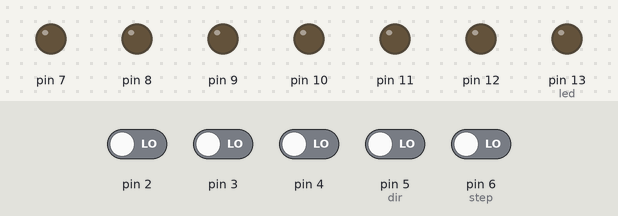
A sketch run on a simulated Arduino Uno, built with avr-gcc and run on an emulated ATmega328P. Parts: output pins drawn as LEDs (lit = HIGH). Inputs (shaded band) come from the test bench; at power-on: pin 2–4, pin 5 (dir), pin 6 (step) LOW.

Above: at 1.2 s.
1.3 s: pin 6 (step) driven HIGH
At 1.7 s:
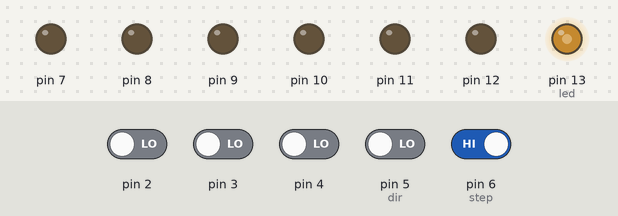
2.8 s: pin 2 driven HIGH
At 3.6 s:
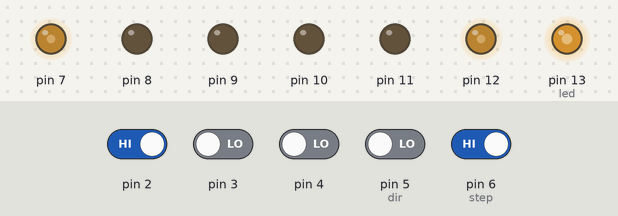
4.3 s: pin 3 driven HIGH
At 5.2 s:
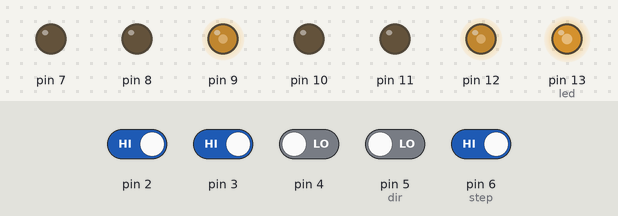
5.8 s: pin 4 driven HIGH
At 7.0 s:
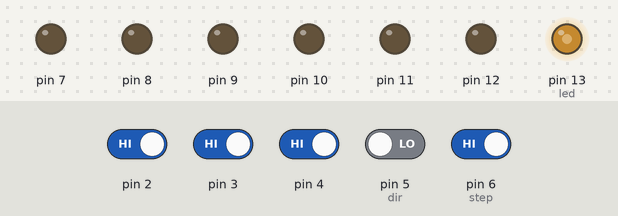
7.3 s: pin 5 (dir) driven HIGH
At 8.5 s:
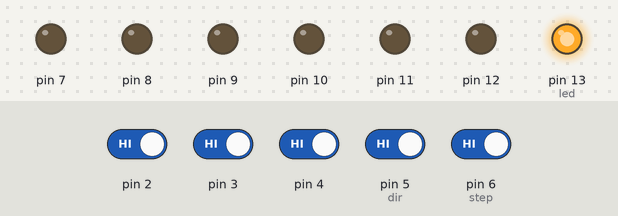
8.8 s: pin 2 driven LOW
At 9.5 s:
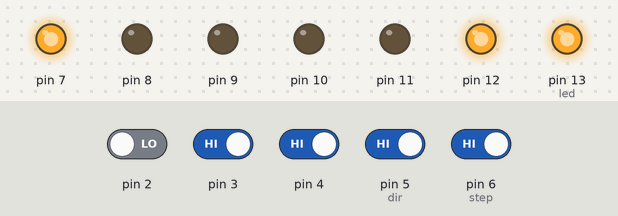
Timing chart, 0 to 11.3 s (numbered marks = the images above; inputs shaded):
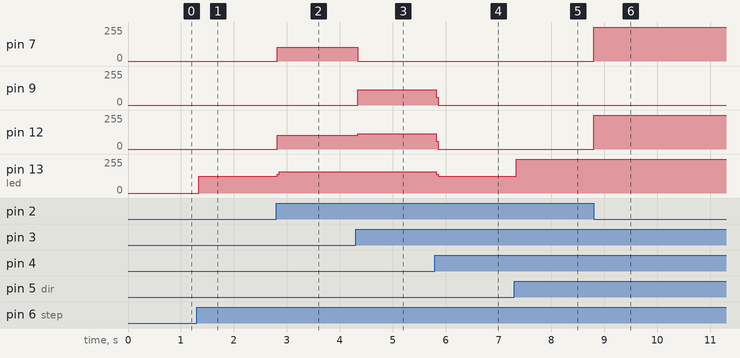

The sketch:

Brushless.ino
```cpp
void setup(){
  //phase
  pinMode(7, OUTPUT);//3
  pinMode(8, OUTPUT);

  pinMode(9, OUTPUT);
  pinMode(10, OUTPUT);

  pinMode(11, OUTPUT);
  pinMode(12, OUTPUT);//8
  //
  pinMode(13, OUTPUT);//led

  //hall
  pinMode(2, INPUT);
  pinMode(3, INPUT);
  pinMode(4, INPUT);


  pinMode(5, INPUT);//dir
  pinMode(6, INPUT);//step
}
int fwd(){
   while(1){
if (digitalRead(4)==1){
    if (digitalRead(3)==0){
      if (digitalRead(2)==1){
        digitalWrite(12,0);digitalWrite(11,0);digitalWrite(10,0);
        digitalWrite(9,1);digitalWrite(8,1);digitalWrite(7,0);}
      else {
        digitalWrite(12,1);digitalWrite(11,0);digitalWrite(10,0);
        digitalWrite(9,1);digitalWrite(8,0);digitalWrite(7,0);}}

     if (digitalRead(3)==1){
      if (digitalRead(2)==0){
        digitalWrite(12,1);digitalWrite(11,0);digitalWrite(10,0);
        digitalWrite(9,0);digitalWrite(8,0);digitalWrite(7,1);}}}


 if (digitalRead(4)==0){
    if (digitalRead(3)==1){
      if (digitalRead(2)==0){
        digitalWrite(12,0);digitalWrite(11,0);digitalWrite(10,1);
        digitalWrite(9,0);digitalWrite(8,0);digitalWrite(7,1);}
      else {
        digitalWrite(12,0);digitalWrite(11,1);digitalWrite(10,1);
        digitalWrite(9,0);digitalWrite(8,0);digitalWrite(7,0);}}

     if (digitalRead(3)==0){
      if (digitalRead(2)==1){
        digitalWrite(12,0);digitalWrite(11,1);digitalWrite(10,0);
        digitalWrite(9,0);digitalWrite(8,1);digitalWrite(7,0);}}}
   if (digitalRead(5)==0) break;}
}
 int bwd(){
   while(1){
if (digitalRead(4)==1){
    if (digitalRead(3)==0){
      if (digitalRead(2)==1){
        digitalWrite(12,0);digitalWrite(11,0);digitalWrite(10,1);
        digitalWrite(9,0);digitalWrite(8,0);digitalWrite(7,1);}
      else {
        digitalWrite(12,0);digitalWrite(11,1);digitalWrite(10,1);
        digitalWrite(9,0);digitalWrite(8,0);digitalWrite(7,0);}}

     if (digitalRead(3)==1){
      if (digitalRead(2)==0){
        digitalWrite(12,0);digitalWrite(11,1);digitalWrite(10,0);
        digitalWrite(9,0);digitalWrite(8,1);digitalWrite(7,0);}}}


 if (digitalRead(4)==0){
    if (digitalRead(3)==1){
      if (digitalRead(2)==0){
        digitalWrite(12,0);digitalWrite(11,0);digitalWrite(10,0);
        digitalWrite(9,1);digitalWrite(8,1);digitalWrite(7,0);}
      else {
        digitalWrite(12,1);digitalWrite(11,0);digitalWrite(10,0);
        digitalWrite(9,1);digitalWrite(8,0);digitalWrite(7,0);}}

     if (digitalRead(3)==0){
      if (digitalRead(2)==1){
        digitalWrite(12,1);digitalWrite(11,0);digitalWrite(10,0);
        digitalWrite(9,0);digitalWrite(8,0);digitalWrite(7,1);}}}
   if (digitalRead(5)==0) break;}
}

void loop(){
  digitalWrite(13, LOW);
  digitalWrite(12,0);digitalWrite(11,0);digitalWrite(10,0);
  digitalWrite(9,0);digitalWrite(8,0);digitalWrite(7,0);
  if(digitalRead(6)==1){
  if (digitalRead(5)==0) {digitalWrite(13, HIGH);bwd();}
  if (digitalRead(5)==1) {digitalWrite(13, HIGH);fwd();}
  }
}
```

Measured:
- after the input at 1.3 s, pin 13 (led): 0/255 → 126/255 at once
- after the input at 2.8 s, pin 7, pin 12: 0/255 → 104/255 at once; pin 13 (led): 126/255 → 158/255 at once
- after the input at 4.3 s, pin 7: 104/255 → 0/255 at once; pin 9: 0/255 → 116/255 at once; pin 12: 104/255 → 116/255 at once
- after the input at 5.8 s, pin 9, pin 12: 116/255 → 0/255 at once; pin 13 (led): 158/255 → 126/255 at once
- after the input at 7.3 s, pin 13 (led): 126/255 → 255/255 at once
- after the input at 8.8 s, pin 7, pin 12: 0/255 → 255/255 at once
